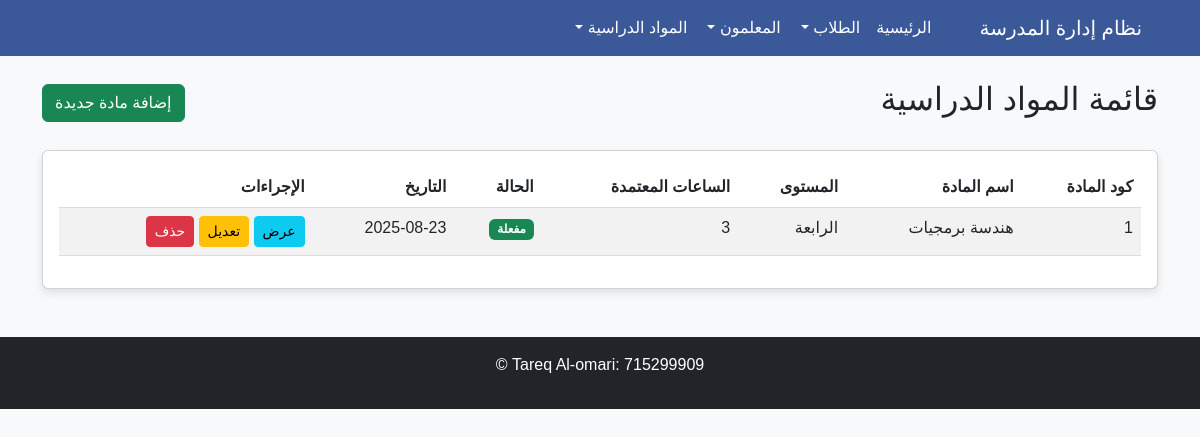
/courses/all/, run on the app's committed database.
### courses/models.py (models this page shows, shortened)
class Course(models.Model):
    LEVEL_CHOICES = [
        ('1', 'الأولى'),
        ('2', 'الثانية'),
        ('3', 'الثالثة'),
        ('4', 'الرابعة'),
        ('5', 'الخامسة'),
    ]
    name = models.CharField(max_length=100, verbose_name="اسم المادة")
    code = models.CharField(max_length=10, unique=True, verbose_name="كود المادة")
    level = models.CharField(max_length=1, choices=LEVEL_CHOICES, verbose_name="المستوى")
    credit_hours = models.IntegerField(verbose_name="عدد الساعات المعتمدة")
    description = models.TextField(blank=True, null=True, verbose_name="وصف المادة")
    is_active = models.BooleanField(default=True, verbose_name="مفعلة")
    created_at = models.DateTimeField(auto_now_add=True, verbose_name="تاريخ الإنشاء")
    updated_at = models.DateTimeField(auto_now=True, verbose_name="تاريخ التحديث")
    class Meta:
        verbose_name = "مادة دراسية"
        verbose_name_plural = "المواد الدراسية"
        ordering = ['level', 'name']

### courses/views.py (the view)
# urls.py: path('all/', views.course_list, name='course_list'),
def course_list(request):
    courses = Course.objects.all()
    return render(request, 'courses/course_list.html', {'courses': courses})

### templates/courses/course_list.html (shortened to what this page needs)
{% extends 'base.html' %}
{% block content %}
<div class="d-flex justify-content-between align-items-center mb-4">
    <h2>قائمة المواد الدراسية</h2>
    <a href="{% url 'course:course_create' %}" class="btn btn-success">إضافة مادة جديدة</a>
</div>
<div class="card">
    <div class="card-body">
        <table class="table table-striped table-hover">
            <thead>
                <tr>
                    <th>كود المادة</th>
                    <th>اسم المادة</th>
                    <th>المستوى</th>
                    <th>الساعات المعتمدة</th>
                    <th>الحالة</th>
                    <th>التاريخ</th>
                    <th>الإجراءات</th>
                </tr>
            </thead>
            <tbody>
                {% for course in courses %}
                <tr>
                    <td>{{ course.code }}</td>
                    <td>{{ course.name }}</td>
                    <td>{{ course.get_level_display }}</td>
                    <td>{{ course.credit_hours }}</td>
                    <td>
                        <span class="badge {% if course.is_active %}bg-success{% else %}bg-danger{% endif %}">
                            {% if course.is_active %}مفعلة{% else %}غير مفعلة{% endif %}
                        </span>
                    </td>
                    <td>{{ course.created_at|date:"Y-m-d" }}</td>
                    <td>
                        <a href="{% url 'course:course_detail' course.id %}" class="btn btn-sm btn-info">عرض</a>
                        <a href="{% url 'course:course_update' course.id %}" class="btn btn-sm btn-warning">تعديل</a>
                        <a href="{% url 'course:course_delete' course.id %}" class="btn btn-sm btn-danger">حذف</a>
                    </td>
                </tr>
                {% empty %}
                <tr>
                    <td colspan="7" class="text-center">لا توجد مواد دراسية</td>
                </tr>
                {% endfor %}
            </tbody>
        </table>
    </div>
</div>
{% endblock %}

### templates/base.html (style rules this page uses)
body { font-family: 'Arial', sans-serif; background-color: #f8f9fa; }
.card { box-shadow: 0 4px 8px rgba(0, 0, 0, 0.1); margin-bottom: 20px; }
table { width: 100%; border-collapse: collapse; }
th, td { padding: 12px; text-align: right; border-bottom: 1px solid #ddd; }
th { background-color: #4a69bd; color: white; }

### data on the page
Course: code "1", name "هندسة برمجيات", level "الرابعة", credit_hours "3", is_active "مفعلة", created_at "2025-08-23"
